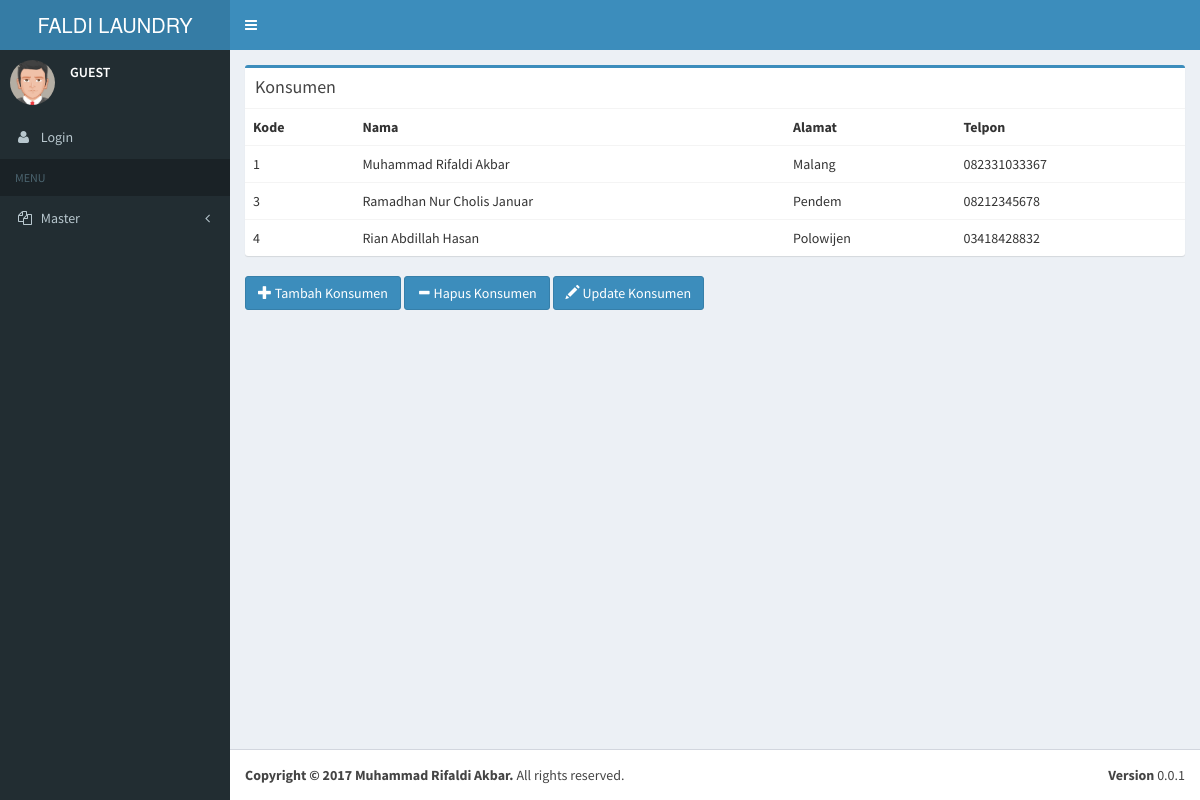
The page /Aplikasi/laundry/index.php?pages=konsumen on the database its author committed.
### tables this page shows
CREATE TABLE `konsumen` (
  `KodeKonsumen` int(5) NOT NULL,
  `NmKonsumen` varchar(50) NOT NULL,
  `AlmKonsumen` varchar(50) NOT NULL,
  `TelpKonsumen` varchar(20) NOT NULL
);

### Aplikasi/laundry/pages/konsumen.php (the view, shortened to what this page needs)
<div class="row">
            <div class="col-xs-12">
              <div class="box box-primary">
                <div class="box-header">
                  <h3 class="box-title">Konsumen</h3>
                </div>
                <div class="box-body table-responsive no-padding">
                  <table class="table table-hover">
                    <tr>
                      <th>Kode</th>
                      <th>Nama</th>
                      <th>Alamat</th>
                      <th>Telpon</th>
                    </tr>
					<?php
					include('koneksi.php');
					$query = mysqli_query($connection, 'SELECT * FROM konsumen');
					if($query)
					{
						while($row = mysqli_fetch_row($query))
						{
							?>
							<tr>
							<td><?php echo $row[0]; ?></td>
							<td><?php echo $row[1]; ?></td>
							<td><?php echo $row[2]; ?></td>
							<td><?php echo $row[3]; ?></td>
							</tr>
							<?php
						}
					}
					?>
                  </table>
                </div>
              </div>
			  <a class="btn btn-primary" href="?pages=tambahkonsumen"><span class="glyphicon glyphicon-plus"></span> Tambah Konsumen</a>
			  <a class="btn btn-primary" href="?pages=hapuskonsumen"><span class="glyphicon glyphicon-minus"></span> Hapus Konsumen</a>
			  <a class="btn btn-primary" href="?pages=updatekonsumen"><span class="glyphicon glyphicon-pencil"></span> Update Konsumen</a>
            </div>
          </div>

### rows shown on the page
konsumen: KodeKonsumen "1", NmKonsumen "Muhammad Rifaldi Akbar", AlmKonsumen "Malang", TelpKonsumen "082331033367"
konsumen: KodeKonsumen "3", NmKonsumen "Ramadhan Nur Cholis Januar", AlmKonsumen "Pendem", TelpKonsumen "08212345678"
konsumen: KodeKonsumen "4", NmKonsumen "Rian Abdillah Hasan", AlmKonsumen "Polowijen", TelpKonsumen "03418428832"
